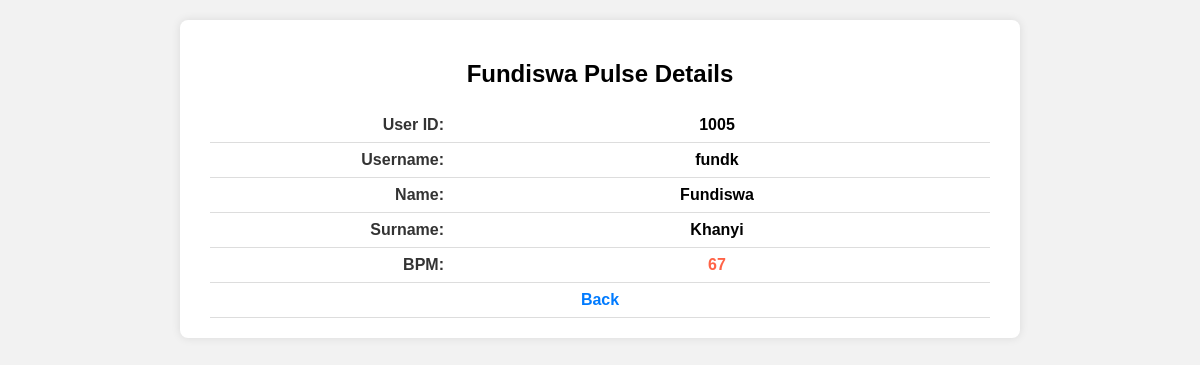
Screenshot of /view_user.php?user_id=1005 with the database file from the repository.
### tables this page shows
CREATE TABLE IF NOT EXISTS `user` (
    user_id INT AUTO_INCREMENT PRIMARY KEY,
    name VARCHAR(25) NOT NULL,
    surname VARCHAR(25) NOT NULL,
    username VARCHAR(20) NOT NULL UNIQUE,
    password VARCHAR(255) NOT NULL,
    admin_id INT NOT NULL
);

CREATE TABLE IF NOT EXISTS pulse (
    pulseid INT AUTO_INCREMENT PRIMARY KEY,
    pulse_rate INT NOT NULL,
    user_id INT NOT NULL
);

### view_user.php (the view, shortened to what this page needs)
<?php
if(isset($_GET['user_id'])) {
    $user_id = $_GET['user_id'];
} else {
    echo "User ID is not provided in the URL.";
}
require_once("connect.php");
$sql = "SELECT *
        FROM pulse
        WHERE user_id = $user_id";
$result = $connection->query($sql);
if($row = $result->fetch_assoc()) {
    $pulse = $row['pulse_rate'];
}
$sql = "SELECT *
        FROM user
        WHERE user_id = $user_id";
$result = $connection->query($sql);
if($row = $result->fetch_assoc()) {
    $id = $row['user_id'];
    $username = $row['username'];
    $name = $row['name'];
    $surname = $row['surname'];
}
?>
<!DOCTYPE html>
<html lang="en">
<head>
</head>
<body>
    <div class="container">
        <div class="row">
            <div class="col">
                <div class="display-head">
                        <h2><?php echo $name ?> Pulse Details<h2>
                </div>
                <div class="display-body">
                    <table>
                        <tr>
                            <td>User ID: </td>
                            <td><b><?php echo $id ?></b></td>
                        </tr>
                        <tr>
                            <td>Username: </td>
                            <td><b><?php echo $username ?></b></td>
                        </tr>
                        <tr>
                            <td>Name: </td>
                            <td><b><?php echo $name ?></b></td>
                        </tr>
                        <tr>
                            <td>Surname: </td>
                            <td><b><?php echo $surname ?></b></td>
                        </tr>
                        <tr>
                            <td>BPM: </td>
                            <td class="bpm"><b><?php echo $pulse ?></b></td>
                        </tr>
                        <tr>
                            <td colspan="2" class="back-button"><a href="admin_main.php">Back</a></td>
                        </tr>
                    </table>
                </div>
            </div>
        </div>
    </div>
</body>
</html>

### view_user.php (style rules this page uses)
body { font-family: Arial, sans-serif; background-color: #f2f2f2; margin: 0; padding: 0; }
.container { max-width: 800px; margin: 20px auto; background-color: #fff; padding: 20px; border-radius: 8px; box-shadow: 0 0 10px rgba(0, 0, 0, 0.1); }
.row { display: flex; justify-content: center; }
.col { flex: 1; padding: 0 10px; }
.display-head { text-align: center; margin-bottom: 20px; }
table { width: 100%; }
table td { padding: 10px 0; }
table td:first-child { text-align: right; width: 30%; }
.display-body { margin-top: 20px; }
.display-body table { border-collapse: collapse; }
.display-body table td { border-bottom: 1px solid #ddd; padding: 8px 0; }
.display-body table td:first-child { color: #333; font-weight: bold; }
.display-body table td:last-child { text-align: center; }
.display-body table td a { text-decoration: none; color: #007bff; transition: color 0.3s; }
.back-button { text-align: center; }
.bpm { color: tomato; }

### rows the page displays
user: name "Fundiswa", user_id "1005", username "fundk", surname "Khanyi"
pulse: pulse_rate "67"
